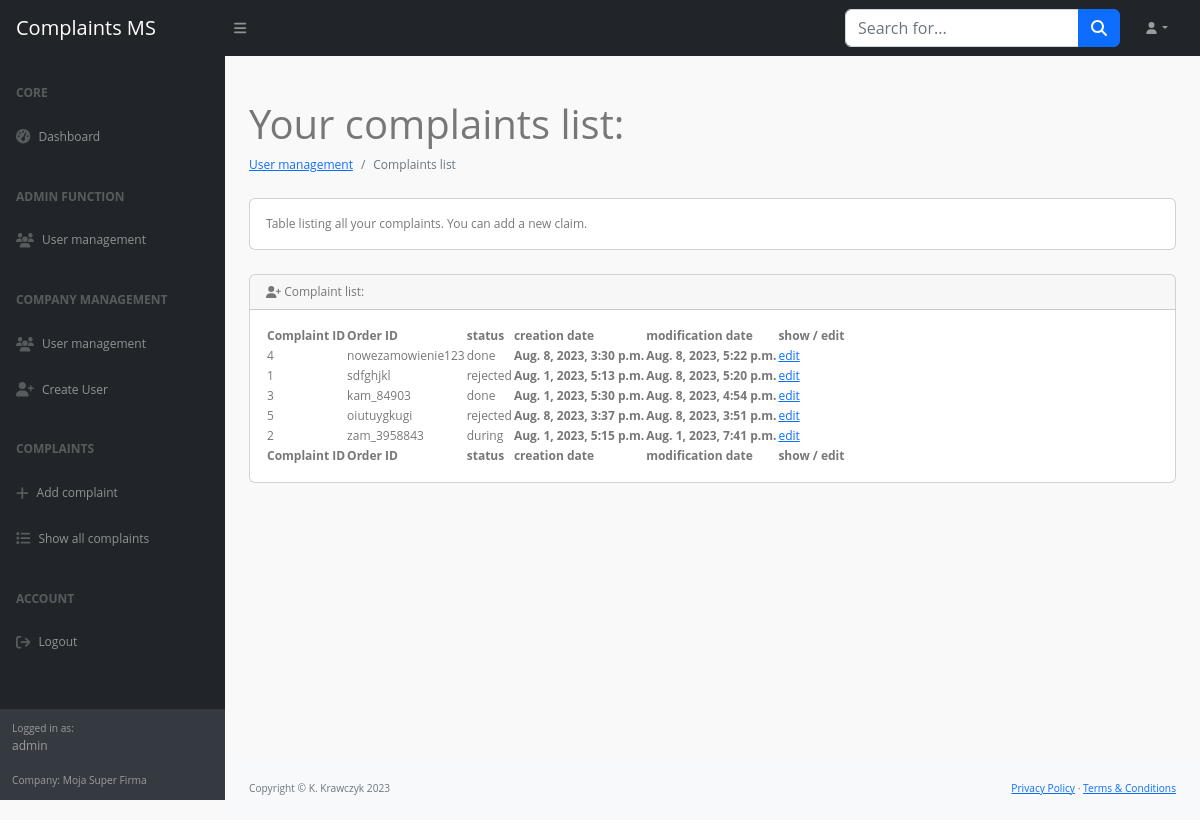
Page /panel/complaints/ (signed in) on the committed database.
### complaints/models.py (models this page shows)
class MyUser(AbstractUser):
    company = models.ForeignKey(Company, on_delete=models.CASCADE, null=True, blank=True)
    user_custom_role = models.IntegerField(choices=USER_ROLE, default=2)

class Company(models.Model):
    name = models.CharField(max_length=64, null=True, blank=True)
    nip = models.CharField(max_length=16, primary_key=True)
    adress = models.CharField(max_length=64, null=True, blank=True)

class Order(models.Model):
    number = models.CharField(max_length=64)
    company = models.ForeignKey(Company, on_delete=models.CASCADE)
    status = models.IntegerField(choices=STATUS_LIST, default=0)
    creation_date = models.DateTimeField(default=datetime.now())
    modification_date = models.DateTimeField(default=datetime.now())
    product = models.ManyToManyField(Product)

### complaints/views.py (the view)
# urls.py: path('panel/complaints/', ComplaintListView.as_view()),
class ComplaintListView(View):
    def get(self, request):
        if not request.user.is_authenticated:
            return redirect('/login/')
        ctx = {
            'orders': Order.objects.filter(company=request.user.company_id).order_by('-modification_date'),
            'status_list': STATUS_LIST
        }
        return render(request, 'user/complaints_list.html', ctx)

### complaints/my_context_processor.py (called while the page is built)
def my_cp(request):
    user = request.user
    ctx = {}
    if user.is_authenticated:
        ctx.update({
            'current_user': user
        })
    return ctx

### complaints/templates/user/complaints_list.html (shortened to what this page needs)
{% extends 'user/../base.html' %}
{% block main %}
<main>
    <div class="container-fluid px-4">
        <h1 class="mt-4">Your complaints list:</h1>
        <ol class="breadcrumb mb-4">
            <li class="breadcrumb-item"><a href="">User management</a></li>
            <li class="breadcrumb-item active">Complaints list</li>
        </ol>
        <div class="card mb-4">
            <div class="card-body">
                Table listing all your complaints. You can add a <a>new claim</a>.
            </div>
        </div>
        <div class="card mb-4">
            <div class="card-header">
                <i class="fa-solid fa-user-plus"></i>
                Complaint list:
            </div>
            <div class="card-body">
                <table id="datatablesSimple">
                    <thead>
                        <tr>
                            <th>Complaint ID</th>
                            <th>Order ID</th>
                            <th>status</th>
                            <th>creation date</th>
                            <th>modification date</th>
                            <th>show / edit</th>
                        </tr>
                    </thead>
                    <tbody>
                        {% for order in orders %}
                        <tr>
                            <td>{{ order.id }}</td>
                            <td>{{ order.number }}</td>
                            <td>{{ order.get_status_display }}</td>
                            <th>{{ order.creation_date }}</th>
                            <th>{{ order.modification_date }}</th>
                            <td><a href="/panel/show-complaint/{{ order.id }}">edit</a></td>
                        </tr>
                        {% endfor %}
                    </tbody>
                    <tfoot>
                        <tr>
                            <th>Complaint ID</th>
                            <th>Order ID</th>
                            <th>status</th>
                            <th>creation date</th>
                            <th>modification date</th>
                            <th>show / edit</th>
                        </tr>
                    </tfoot>
                </table>
            </div>
        </div>
    </div>
</main>
{% endblock %}

### complaints/templates/navbar_left.html
<div id="layoutSidenav_nav">
                <nav class="sb-sidenav accordion sb-sidenav-dark" id="sidenavAccordion">
                    <div class="sb-sidenav-menu">
                        <div class="nav">
                            <div class="sb-sidenav-menu-heading">Core</div>
                            <a class="nav-link" href="/panel/home/">
                                <div class="sb-nav-link-icon"><i class="fas fa-tachometer-alt"></i></div>
                                Dashboard
                            </a>
                            <div class="sb-sidenav-menu-heading">Admin function</div>
                            <a class="nav-link" href="/adm/user">
                                <div class="sb-nav-link-icon"><i class="fa-solid fa-users"></i></div>
                                User management
                            </a>
                            <div class="sb-sidenav-menu-heading">Company management</div>
                            <a class="nav-link" href="/panel/users/">
                                <div class="sb-nav-link-icon"><i class="fa-solid fa-users"></i></div>
                                User management
                            </a>
                            <a class="nav-link" href="/panel/add_user/">
                                <div class="sb-nav-link-icon"><i class="fa-solid fa-user-plus"></i></div>
                                Create User
                            </a>
                            <div class="sb-sidenav-menu-heading">Complaints</div>
                            <a class="nav-link" href="/panel/add-compaint/">
                                <div class="sb-nav-link-icon"><i class="fa-solid fa-plus"></i></div>
                                Add complaint
                            </a>
                            <a class="nav-link" href="/panel/complaints/">
                                <div class="sb-nav-link-icon"><i class="fa-solid fa-list"></i></div>
                                Show all complaints
                            </a>
                            <div class="sb-sidenav-menu-heading">Account</div>
                            <a class="nav-link" href="/logout/">
                                <div class="sb-nav-link-icon"><i class="fa-solid fa-arrow-right-from-bracket"></i></div>
                                Logout
                            </a>
                        </div>
                    </div>
                    <div class="sb-sidenav-footer">
                        <div class="small">Logged in as:</div>
                        {{ current_user.username }}
                        <br><br>
                        <div class="small">Company:
                        {{ current_user.company.name }}</div>
                    </div>
                </nav>
            </div>

### rows in the picture
MyUser: username "admin", company.name "Moja Super Firma"
Order: id "4", number "nowezamowienie123", status "done", creation_date "Aug. 8, 2023, 3:30 p.m.", modification_date "Aug. 8, 2023, 5:22 p.m."
Order: id "1", number "sdfghjkl", status "rejected", creation_date "Aug. 1, 2023, 5:13 p.m.", modification_date "Aug. 8, 2023, 5:20 p.m."
Order: id "3", number "kam_84903", status "done", creation_date "Aug. 1, 2023, 5:30 p.m.", modification_date "Aug. 8, 2023, 4:54 p.m."
Order: id "5", number "oiutuygkugi", status "rejected", creation_date "Aug. 8, 2023, 3:37 p.m.", modification_date "Aug. 8, 2023, 3:51 p.m."
Order: id "2", number "zam_3958843", status "during", creation_date "Aug. 1, 2023, 5:15 p.m.", modification_date "Aug. 1, 2023, 7:41 p.m."
